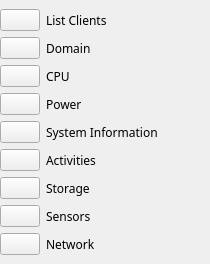
        <widget class="QCustomSlideMenu" name="left_main" native="true">
         <layout class="QVBoxLayout" name="verticalLayout_18">
          <property name="leftMargin">
           <number>0</number>
          </property>
          <property name="topMargin">
           <number>0</number>
          </property>
          <property name="rightMargin">
           <number>0</number>
          </property>
          <property name="bottomMargin">
           <number>0</number>
          </property>
          <item alignment="Qt::AlignLeft">
           <widget class="QFrame" name="menu">
            <property name="minimumSize">
             <size>
              <width>210</width>
              <height>0</height>
             </size>
            </property>
            <property name="frameShape">
             <enum>QFrame::NoFrame</enum>
            </property>
            <layout class="QGridLayout" name="gridLayout">
             <property name="leftMargin">
              <number>0</number>
             </property>
             <item row="7" column="0" alignment="Qt::AlignLeft">
              <widget class="QPushButton" name="Sensors">
               <property name="text">
                <string/>
               </property>
               <property name="icon">
                <iconset resource="../Qss/icons/_icons.qrc">
                 <normaloff>:/font_awesome_solid/icons/font_awesome/solid/temperature-empty.png</normaloff>:/font_awesome_solid/icons/font_awesome/solid/temperature-empty.png</iconset>
               </property>
               <property name="iconSize">
                <size>
                 <width>30</width>
                 <height>30</height>
                </size>
               </property>
              </widget>
             </item>
             <item row="5" column="0" alignment="Qt::AlignLeft">
              <widget class="QPushButton" name="Activities">
               <property name="text">
                <string/>
               </property>
               <property name="icon">
                <iconset resource="../Qss/icons/_icons.qrc">
                 <normaloff>:/feather/icons/feather/activity.png</normaloff>:/feather/icons/feather/activity.png</iconset>
               </property>
               <property name="iconSize">
                <size>
                 <width>30</width>
                 <height>30</height>
                </size>
               </property>
              </widget>
             </item>
             <item row="0" column="1">
              <widget class="QLabel" name="label_9">
               <property name="font">
                <font>
                 <family>ROG Fonts</family>
                </font>
               </property>
               <property name="text">
                <string>List Clients</string>
               </property>
              </widget>
             </item>
             <item row="4" column="1">
              <widget class="QLabel" name="label_4">
               <property name="font">
                <font>
                 <family>ROG Fonts</family>
                </font>
               </property>
               <property name="text">
                <string>System Information</string>
               </property>
               <property name="margin">
                <number>5</number>
               </property>
              </widget>
             </item>
             <item row="1" column="1">
              <widget class="QLabel" name="label_23">
               <property name="font">
                <font>
                 <family>ROG Fonts</family>
                </font>
               </property>
               <property name="text">
                <string>Domain</string>
               </property>
              </widget>
             </item>
             <item row="0" column="0" alignment="Qt::AlignLeft">
              <widget class="QPushButton" name="Clientlist">
               <property name="text">
                <string/>
               </property>
               <property name="icon">
                <iconset resource="../Qss/icons/_icons.qrc">
                 <normaloff>:/material_design/icons/material_design/person.png</normaloff>:/material_design/icons/material_design/person.png</iconset>
               </property>
               <property name="iconSize">
                <size>
                 <width>30</width>
                 <height>30</height>
                </size>
               </property>
              </widget>
             </item>
             <item row="6" column="1">
              <widget class="QLabel" name="label_6">
               <property name="font">
                <font>
                 <family>ROG Fonts</family>
                </font>
               </property>
               <property name="text">
                <string>Storage</string>
               </property>
               <property name="margin">
                <number>5</number>
               </property>
              </widget>
             </item>
             <item row="7" column="1">
              <widget class="QLabel" name="label_7">
               <property name="font">
                <font>
                 <family>ROG Fonts</family>
                </font>
               </property>
               <property name="text">
                <string>Sensors</string>
               </property>
               <property name="margin">
                <number>5</number>
               </property>
              </widget>
             </item>
             <item row="3" column="1">
              <widget class="QLabel" name="label_3">
               <property name="font">
                <font>
                 <family>ROG Fonts</family>
                </font>
               </property>
               <property name="text">
                <string>Power</string>
               </property>
               <property name="margin">
                <number>5</number>
               </property>
              </widget>
             </item>
             <item row="2" column="0" alignment="Qt::AlignLeft">
              <widget class="QPushButton" name="CPU">
               <property name="text">
                <string/>
               </property>
               <property name="icon">
                <iconset resource="../Qss/icons/_icons.qrc">
                 <normaloff>:/feather/icons/feather/cpu.png</normaloff>:/feather/icons/feather/cpu.png</iconset>
               </property>
               <property name="iconSize">
                <size>
                 <width>30</width>
                 <height>30</height>
                </size>
               </property>
              </widget>
             </item>
             <item row="5" column="1">
              <widget class="QLabel" name="label_5">
               <property name="font">
                <font>
                 <family>ROG Fonts</family>
                </font>
               </property>
               <property name="text">
                <string>Activities</string>
               </property>
               <property name="margin">
                <number>5</number>
               </property>
              </widget>
             </item>
             <item row="1" column="0" alignment="Qt::AlignLeft">
              <widget class="QPushButton" name="Domain">
               <property name="text">
                <string/>
               </property>
               <property name="icon">
                <iconset resource="../Qss/icons/_icons.qrc">
                 <normaloff>:/material_design/icons/material_design/domain.png</normaloff>:/material_design/icons/material_design/domain.png</iconset>
               </property>
               <property name="iconSize">
                <size>
                 <width>32</width>
                 <height>32</height>
                </size>
               </property>
              </widget>
             </item>
             <item row="4" column="0" alignment="Qt::AlignLeft">
              <widget class="QPushButton" name="Sysinfo">
               <property name="text">
                <string/>
               </property>
               <property name="icon">
                <iconset resource="../Qss/icons/_icons.qrc">
                 <normaloff>:/feather/icons/feather/monitor.png</normaloff>:/feather/icons/feather/monitor.png</iconset>
               </property>
               <property name="iconSize">
                <size>
                 <width>30</width>
                 <height>30</height>
                </size>
               </property>
              </widget>
             </item>
             <item row="8" column="1">
              <widget class="QLabel" name="label_18">
               <property name="font">
                <font>
                 <family>ROG Fonts</family>
                </font>
               </property>
               <property name="text">
                <string>Network</string>
               </property>
              </widget>
             </item>
             <item row="3" column="0" alignment="Qt::AlignLeft">
              <widget class="QPushButton" name="power">
               <property name="text">
                <string/>
               </property>
               <property name="icon">
                <iconset resource="../Qss/icons/_icons.qrc">
                 <normaloff>:/feather/icons/feather/zap.png</normaloff>:/feather/icons/feather/zap.png</iconset>
               </property>
               <property name="iconSize">
                <size>
                 <width>30</width>
                 <height>30</height>
                </size>
               </property>
              </widget>
             </item>
             <item row="6" column="0" alignment="Qt::AlignLeft">
              <widget class="QPushButton" name="Storage">
               <property name="text">
                <string/>
               </property>
               <property name="icon">
                <iconset resource="../Qss/icons/_icons.qrc">
                 <normaloff>:/feather/icons/feather/disc.png</normaloff>:/feather/icons/feather/disc.png</iconset>
               </property>
               <property name="iconSize">
                <size>
                 <width>30</width>
                 <height>30</height>
                </size>
               </property>
              </widget>
             </item>
             <item row="2" column="1">
              <widget class="QLabel" name="label_2">
               <property name="font">
                <font>
                 <family>ROG Fonts</family>
                </font>
               </property>
               <property name="text">
                <string>CPU</string>
               </property>
               <property name="margin">
                <number>5</number>
               </property>
              </widget>
             </item>
             <item row="8" column="0" alignment="Qt::AlignLeft">
              <widget class="QPushButton" name="Network">
               <property name="text">
                <string/>
               </property>
               <property name="icon">
                <iconset resource="../Qss/icons/_icons.qrc">
                 <normaloff>:/font_awesome_solid/icons/font_awesome/solid/network-wired.png</normaloff>:/font_awesome_solid/icons/font_awesome/solid/network-wired.png</iconset>
               </property>
               <property name="iconSize">
                <size>
                 <width>30</width>
                 <height>30</height>
                </size>
               </property>
              </widget>
             </item>
             <item row="8" column="2">
              <widget class="QLabel" name="label_8">
               <property name="enabled">
                <bool>false</bool>
               </property>
               <property name="font">
                <font>
                 <family>Asus Rog</family>
                </font>
               </property>
               <property name="text">
                <string/>
               </property>
               <property name="margin">
                <number>5</number>
               </property>
              </widget>
             </item>
            </layout>
           </widget>
          </item>
         </layout>
        </widget>
